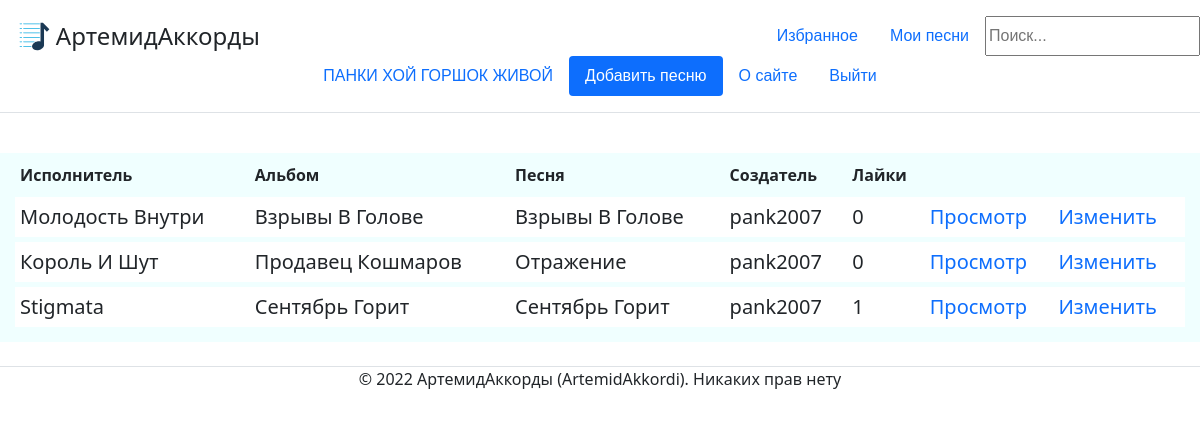
/my/17/ (signed in), run on the app's committed database.
### mainapp/models.py (models this page shows, shortened)
class ContentWithChords(models.Model):
    song = models.ForeignKey('Song', on_delete=models.CASCADE, help_text="Выберите песню", verbose_name='Песня', null=False)
    creator = models.ForeignKey(User, on_delete=models.CASCADE, verbose_name='Создатель', null=False)
    content = models.TextField(help_text='Введите содержание (текст песни с расставленными аккордами', verbose_name='Содержание', null=False)
    chords = models.ManyToManyField('Chord', help_text='Выберите какие аккорды есть в вашем содержании (например Am, C, F).', verbose_name='Аккорды')
    likes = models.IntegerField(default=0, help_text="Введите кол-во лайков", verbose_name="Лайки")
    objects = models.Manager()
    """def get_absolute_url(self):
        return reverse('content', args[str(self.id)])"""

class Song(models.Model):
    title = models.CharField(max_length=250, help_text='Введите название песни', verbose_name="Название песни", null=False)
    album = models.ForeignKey('Album', on_delete=models.CASCADE, help_text='Выберите альбом', verbose_name='Альбом', null=False)
    objects = models.Manager()
    def __str__(self):
        return self.title

class Album(models.Model):
    title = models.CharField(max_length=250, help_text='Введите название альбома', verbose_name="Название альбома", null=False)
    singer = models.ForeignKey('Singer', on_delete=models.CASCADE, help_text='Выберите исполнителя', verbose_name='Исполнитель', null=False)
    objects = models.Manager()
    def __str__(self):
        return self.title

class Singer(models.Model):
    name = models.CharField(max_length=250, help_text='Введите название исполнителя', verbose_name='Исполнитель', null=False)
    objects = models.Manager() #служебное поле для доступа к объектам в базе данных
    def __str__(self):
        return self.name

### mainapp/views.py (the view)
# urls.py: path('my/<int:id>/', views.my_songs, name='my_songs'),
def my_songs(request, id):
    if request.user.is_authenticated:
        user = User.objects.get(id=id)
        if user == request.user or User.objects.filter(pk=request.user.id, groups__name='Admin').exists():
            user_songs = ContentWithChords.objects.filter(creator=user).order_by('-id')
            flag_moder = check_moder(request)
            return render(request, 'mainapp/index.html', {'user_songs': user_songs, 'moder':flag_moder})
        else:
            return HttpResponseRedirect("/")
    else:
        return HttpResponseRedirect("/")

### mainapp/views.py (called while the page is built)
def check_moder(request):
    flag_moder = False
    if User.objects.filter(pk=request.user.id, groups__name='Moderator').exists() or User.objects.filter(pk=request.user.id, groups__name='Admin').exists():
        flag_moder = True
    return flag_moder

### templates/mainapp/index.html (shortened to what this page needs)
{% extends 'mainapp/base.html' %}
{% block site_content %}
{% load static %}
<link href= '{% static "css/index.css" %}' rel="stylesheet" >
        {% if user_songs != null %}
<div class="main_table">
    <table>
            <tr><th>Исполнитель</th><th>Альбом</th><th>Песня</th><th>Создатель</th><th>Лайки</th><th></th><th></th></tr>
            {% for user_song in user_songs %}
            <tr>
                <td>{{ user_song.song.album.singer }}</td>
                <td>{{ user_song.song.album }}</td>
                <td>{{ user_song.song }}</td>
                <td>{{ user_song.creator }}</td>
                <td>{{ user_song.likes }}</td>
                <td><a href="/content/{{user_song.id}}">Просмотр</a></td>
                <td><a href="/change/{{user_song.id}}">Изменить</a></td>
            </tr>
            {% endfor %}
        {% endif %}
    </table>
</div>
{% endblock %}

### templates/mainapp/base.html (shortened to what this page needs)
<!DOCTYPE html>
<html lang="en" xmlns="http://www.w3.org/1999/html">
{% load static %}
<head>
    <link href= '{% static "css/base.css" %}' rel="stylesheet" type="text/css">
    <link rel="stylesheet" href="https://cdn.jsdelivr.net/npm/bootstrap@5.1.3/dist/css/bootstrap.min.css">
    <header class="d-flex flex-wrap justify-content-center py-3 mb-4 border-bottom">
      <a href="/" class="d-flex align-items-center mb-3 mb-md-0 me-md-auto text-dark text-decoration-none">
        <img style="width: 35px; height: 35px" src="{% static 'image/logo.svg' %}">
        <span class="fs-4">АртемидАккорды</span>
      </a>
        <form action="{% url 'search' %}" method="get">
            {% if user.is_authenticated %}
            <ul class="nav nav-pills">
                <li class="nav-item"><a href="/my_favourites/{{user.id}}" class="nav-link">Избранное</a></li>
                <li class="nav-item"><a href="/my/{{user.id}}" class="nav-link">Мои песни</a></li>
                <input name="search_str" type="search" placeholder="Поиск...">
            </ul>
            {% else %}
                <input name="search_str" type="text" placeholder="Поиск...">
            {% endif %}
        </form>
      <ul class="nav nav-pills">
          {% if user.is_authenticated %}
            {% if user.first_name %}
                <li class="nav-item"><a href="/profile/{{user.id}}" class="nav-link">{{user.first_name}}</a></li>
            {% else %}
                <li class="nav-item"><a href="/profile/{{user.id}}" class="nav-link">{{user.username}}</a></li>
            {% endif %}
            <li class="nav-item"><a href="/create" class="nav-link active" aria-current="page">Добавить песню</a></li>
            <li class="nav-item"><a href="/about" class="nav-link">О сайте</a></li>
            <li class="nav-item"><a href="/logout" class="nav-link">Выйти</a></li>
          {% else %}
            <li class="nav-item"><a href="/about" class="nav-link">О сайте</a></li>
            <li class="nav-item"><a href="/login" class="nav-link active" aria-current="page">Войти</a></li>
            <li class="nav-item"><a href="/register" class="nav-link">Регистрация</a></li>
          {% endif %}
      </ul>
    </header>
</head>
<body>
    {% block site_content %}{% endblock %}
</body>
<footer>
    <div class="d-flex justify-content-center my-4 border-top">
      <p>© 2022 АртемидАккорды (ArtemidAkkordi). Никаких прав нету</p>
    </div>
</footer>
</html>

### static/css/base.css (style rules this page uses)
ul { font-size: 16px; font-family: Arial, Helvetica, sans-serif; }

### static/css/index.css (style rules this page uses)
.main_table table { width: 100%; border: 15px solid #F0FFFF; border-top: 5px solid #F0FFFF; border-collapse: collapse; }
.main_table th { font-weight: bold; padding: 5px; background: #F0FFFF; border: none; border-bottom: 5px solid #F0FFFF; }
.main_table td { padding: 5px; border: none; font-size: 20px; border-bottom: 5px solid #F0FFFF; }
a { text-decoration: none; }

### templates/mainapp/base.html (style rules this page uses)
input { length: 100px; }

### data on the page
ContentWithChords: song.album.singer "Молодость Внутри", song.album "Взрывы В Голове", song "Взрывы В Голове", creator "pank2007", likes "0"
ContentWithChords: song.album.singer "Король И Шут", song.album "Продавец Кошмаров", song "Отражение", creator "pank2007", likes "0"
ContentWithChords: song.album.singer "Stigmata", song.album "Сентябрь Горит", song "Сентябрь Горит", creator "pank2007", likes "1"

### other printed values
{{ user.first_name }} "ПАНКИ ХОЙ ГОРШОК ЖИВОЙ"
